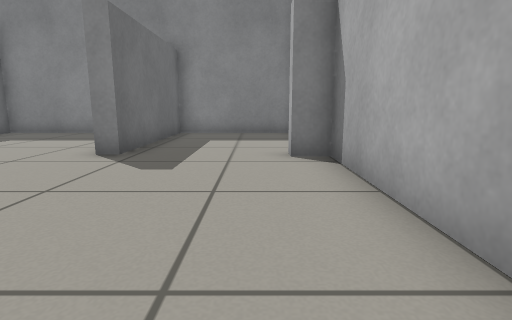
view 1 (above)

17 first-person views from a walk through a world built for the Gazebo simulator. The camera is 0.5 m above the floor, tilts 10° down and sees 80° across. The floor is counted in squares, 0.5 m on a side. Each view is taken from the middle of a square. On the plan, view 1 faces up. The plan holds only what a view shows up to about 12 squares ahead; the rest is blank.

view 2
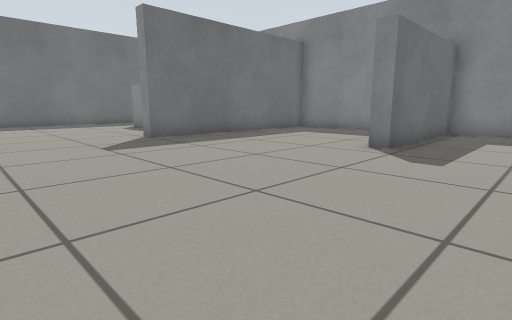

view 3
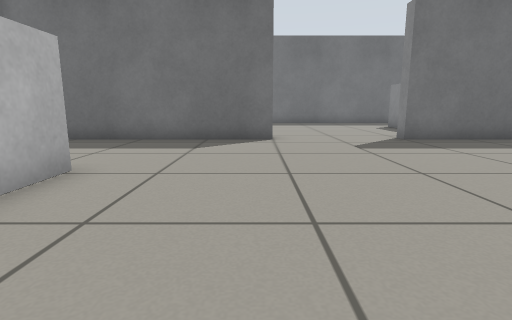

view 4
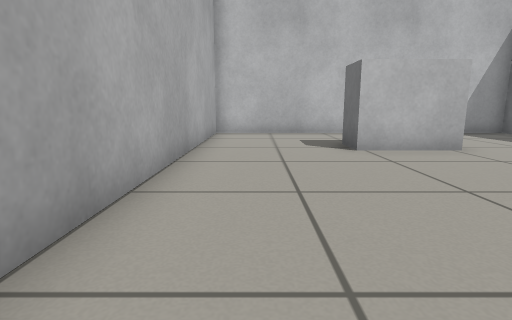

view 5
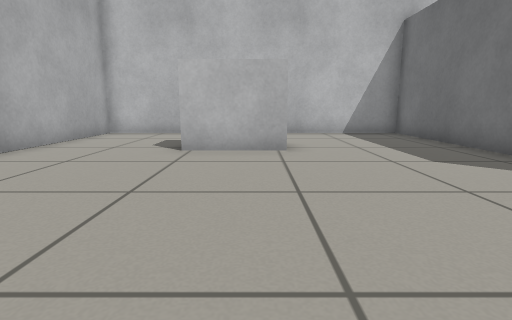

view 6
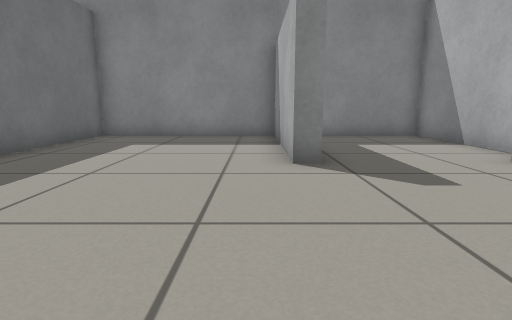

view 7
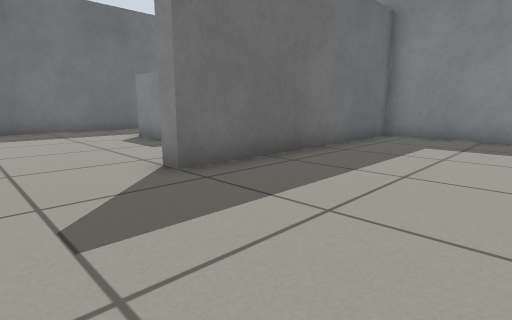

view 8
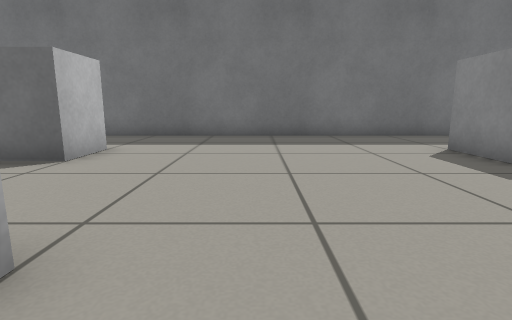

view 9
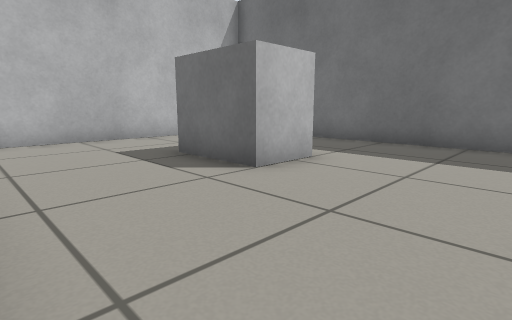

view 10
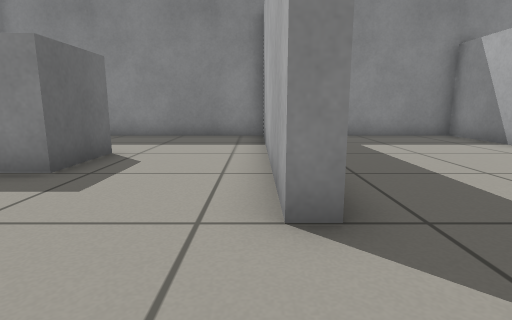

view 11
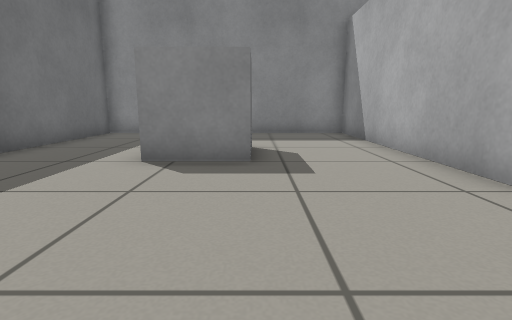

view 12
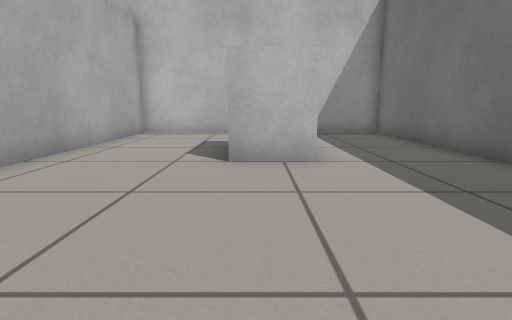

view 13
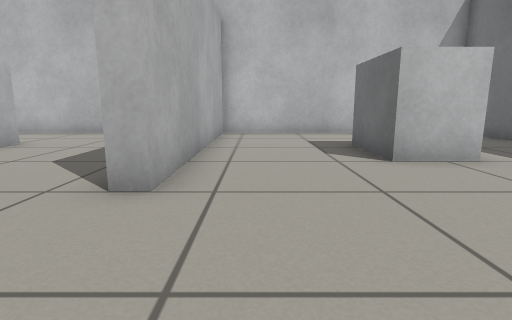

view 14
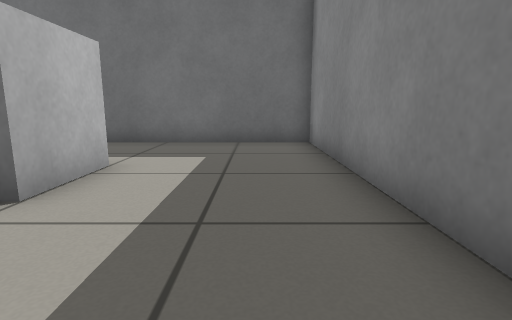

view 15
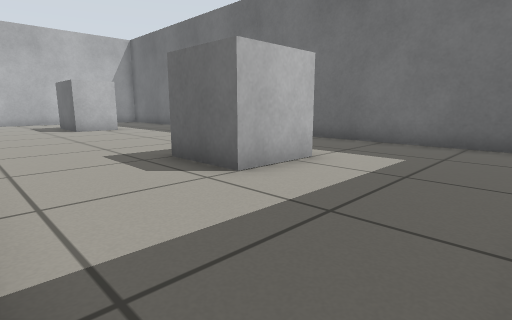

view 16
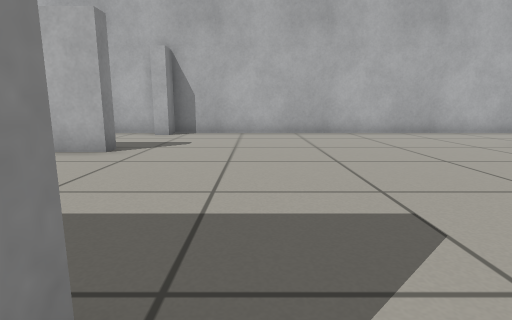

view 17
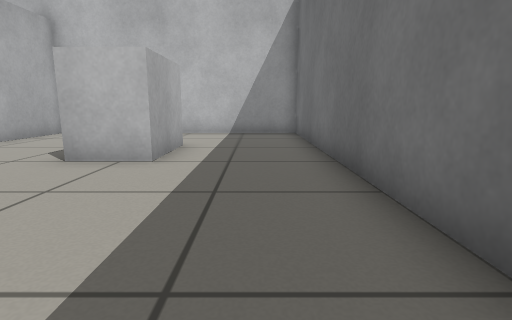

### Floor plan
Points are (right, up) in squares from view 1. A wall is a line through its corners. A room is listed if a view was taken in it or the views show most of it. See-through windows are left out.
Room 1 (views 1, 2, 3, 4, 5, 6, 7, 8)
walls: (-9.2, -0.5) (-9.2, -8.5) (1.5, -8.5) (1.5, 11.5) (-2.8, 11.5) (-2.8, 6.3) (-3.3, 6.3) (-3.3, 11.5) (-9.2, 11.5) (-9.2, 3.5)
ways out: opening at (-9, 1.5) to room 2
objects: grey box (-4, -5) to (-3, -4); grey box (1, 6)
Room 2 (views 9, 10, 11, 12, 13, 14, 15, 16, 17)
walls: (-9.2, 3.5) (-9.8, 3.5) (-9.8, 11.5) (-18.5, 11.5) (-18.5, -8.5) (-9.8, -8.5) (-9.8, -0.5) (-9.2, -0.5)
ways out: opening at (-9, 1.5) to room 1
objects: grey box (-15, -5) to (-14, -3); grey box (-15, 6) to (-13, 7)

Where each view was taken, in squares from view 1:
view 1: 0 up, 0 right, facing up
view 2: 1 down, 0 right, facing up-left
view 3: 1 down, 0 right, facing left
view 4: 3 up, 0 right, facing down
view 5: 3 up, 4 left, facing down
view 6: 1 up, 4 left, facing up
view 7: 1 up, 5 left, facing up-left
view 8: 1 up, 8 left, facing left
view 9: 1 up, 10 left, facing down-left
view 10: 1 up, 10 left, facing up
view 11: 0 up, 13 left, facing up
view 12: 3 up, 14 left, facing down
view 13: 3 up, 11 left, facing down
view 14: 10 up, 10 left, facing left
view 15: 11 up, 10 left, facing down-left
view 16: 3 up, 10 left, facing right
view 17: 3 up, 17 left, facing down
